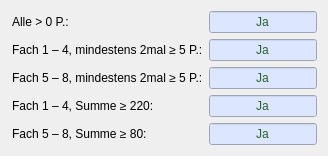
      <widget class="QFrame" name="frame_17">
       <property name="frameShape">
        <enum>QFrame::NoFrame</enum>
       </property>
       <property name="frameShadow">
        <enum>QFrame::Raised</enum>
       </property>
       <layout class="QFormLayout" name="formLayout">
        <property name="leftMargin">
         <number>12</number>
        </property>
        <item row="0" column="0">
         <widget class="QLabel" name="label_34">
          <property name="text">
           <string>Alle &gt; 0 P.:</string>
          </property>
         </widget>
        </item>
        <item row="0" column="1">
         <widget class="QLineEdit" name="gt0">
          <property name="sizePolicy">
           <sizepolicy hsizetype="Fixed" vsizetype="Fixed">
            <horstretch>0</horstretch>
            <verstretch>0</verstretch>
           </sizepolicy>
          </property>
          <property name="styleSheet">
           <string notr="true">color: rgb(38, 100, 50);
background-color: rgb(220, 230, 255);</string>
          </property>
          <property name="text">
           <string>Ja</string>
          </property>
          <property name="alignment">
           <set>Qt::AlignCenter</set>
          </property>
          <property name="readOnly">
           <bool>true</bool>
          </property>
         </widget>
        </item>
        <item row="1" column="0">
         <widget class="QLabel" name="label_35">
          <property name="text">
           <string>Fach 1 – 4, mindestens 2mal ≥ 5 P.:</string>
          </property>
         </widget>
        </item>
        <item row="1" column="1">
         <widget class="QLineEdit" name="mind_5_1_4_">
          <property name="sizePolicy">
           <sizepolicy hsizetype="Fixed" vsizetype="Fixed">
            <horstretch>0</horstretch>
            <verstretch>0</verstretch>
           </sizepolicy>
          </property>
          <property name="styleSheet">
           <string notr="true">color: rgb(38, 100, 50);
background-color: rgb(220, 230, 255);</string>
          </property>
          <property name="text">
           <string>Ja</string>
          </property>
          <property name="alignment">
           <set>Qt::AlignCenter</set>
          </property>
          <property name="readOnly">
           <bool>true</bool>
          </property>
         </widget>
        </item>
        <item row="2" column="0">
         <widget class="QLabel" name="label_36">
          <property name="text">
           <string>Fach 5 – 8, mindestens 2mal ≥ 5 P.:</string>
          </property>
         </widget>
        </item>
        <item row="2" column="1">
         <widget class="QLineEdit" name="mind_5_5_8">
          <property name="sizePolicy">
           <sizepolicy hsizetype="Fixed" vsizetype="Fixed">
            <horstretch>0</horstretch>
            <verstretch>0</verstretch>
           </sizepolicy>
          </property>
          <property name="styleSheet">
           <string notr="true">color: rgb(38, 100, 50);
background-color: rgb(220, 230, 255);</string>
          </property>
          <property name="text">
           <string>Ja</string>
          </property>
          <property name="alignment">
           <set>Qt::AlignCenter</set>
          </property>
          <property name="readOnly">
           <bool>true</bool>
          </property>
         </widget>
        </item>
        <item row="3" column="0">
         <widget class="QLabel" name="label_37">
          <property name="text">
           <string>Fach 1 – 4, Summe ≥ 220:</string>
          </property>
         </widget>
        </item>
        <item row="3" column="1">
         <widget class="QLineEdit" name="total_1_4_check">
          <property name="sizePolicy">
           <sizepolicy hsizetype="Fixed" vsizetype="Fixed">
            <horstretch>0</horstretch>
            <verstretch>0</verstretch>
           </sizepolicy>
          </property>
          <property name="styleSheet">
           <string notr="true">color: rgb(38, 100, 50);
background-color: rgb(220, 230, 255);</string>
          </property>
          <property name="text">
           <string>Ja</string>
          </property>
          <property name="alignment">
           <set>Qt::AlignCenter</set>
          </property>
          <property name="readOnly">
           <bool>true</bool>
          </property>
         </widget>
        </item>
        <item row="4" column="0">
         <widget class="QLabel" name="label_38">
          <property name="text">
           <string>Fach 5 – 8, Summe ≥ 80:</string>
          </property>
         </widget>
        </item>
        <item row="4" column="1">
         <widget class="QLineEdit" name="total_5_8_check">
          <property name="sizePolicy">
           <sizepolicy hsizetype="Fixed" vsizetype="Fixed">
            <horstretch>0</horstretch>
            <verstretch>0</verstretch>
           </sizepolicy>
          </property>
          <property name="styleSheet">
           <string notr="true">color: rgb(38, 100, 50);
background-color: rgb(220, 230, 255);</string>
          </property>
          <property name="text">
           <string>Ja</string>
          </property>
          <property name="alignment">
           <set>Qt::AlignCenter</set>
          </property>
          <property name="readOnly">
           <bool>true</bool>
          </property>
         </widget>
        </item>
       </layout>
      </widget>
